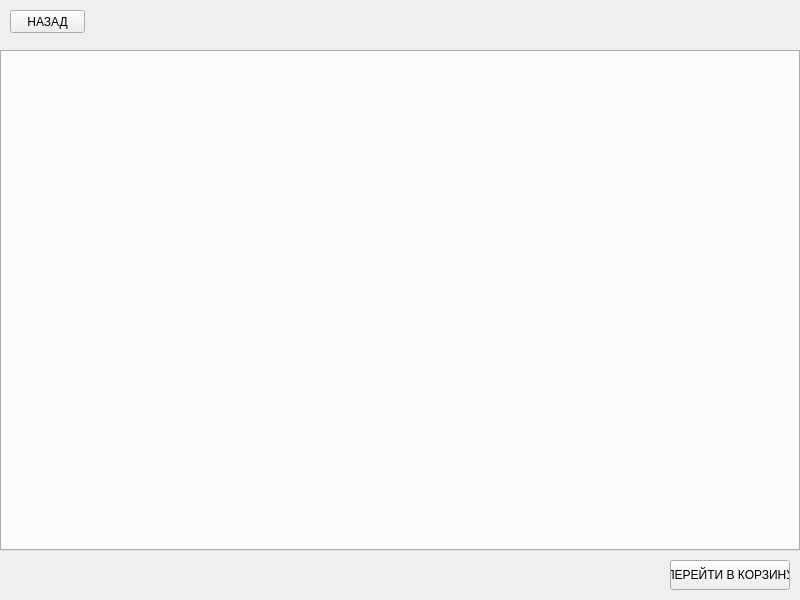
<?xml version="1.0" encoding="UTF-8"?>
<ui version="4.0">
 <class>MainWindow</class>
 <widget class="QMainWindow" name="MainWindow">
  <property name="geometry">
   <rect>
    <x>0</x>
    <y>0</y>
    <width>800</width>
    <height>600</height>
   </rect>
  </property>
  <property name="windowTitle">
   <string>MainWindow</string>
  </property>
  <widget class="QWidget" name="centralwidget">
   <widget class="QTabWidget" name="Categories">
    <property name="geometry">
     <rect>
      <x>0</x>
      <y>50</y>
      <width>800</width>
      <height>501</height>
     </rect>
    </property>
    <property name="sizePolicy">
     <sizepolicy hsizetype="Expanding" vsizetype="Expanding">
      <horstretch>0</horstretch>
      <verstretch>0</verstretch>
     </sizepolicy>
    </property>
    <property name="layoutDirection">
     <enum>Qt::LeftToRight</enum>
    </property>
    <property name="autoFillBackground">
     <bool>false</bool>
    </property>
    <property name="tabPosition">
     <enum>QTabWidget::North</enum>
    </property>
    <property name="tabShape">
     <enum>QTabWidget::Triangular</enum>
    </property>
    <property name="currentIndex">
     <number>0</number>
    </property>
    <property name="elideMode">
     <enum>Qt::ElideMiddle</enum>
    </property>
    <property name="usesScrollButtons">
     <bool>true</bool>
    </property>
    <property name="documentMode">
     <bool>false</bool>
    </property>
    <property name="tabsClosable">
     <bool>false</bool>
    </property>
    <property name="movable">
     <bool>true</bool>
    </property>
    <property name="tabBarAutoHide">
     <bool>false</bool>
    </property>
   </widget>
   <widget class="QPushButton" name="GoToBasket">
    <property name="geometry">
     <rect>
      <x>670</x>
      <y>560</y>
      <width>120</width>
      <height>30</height>
     </rect>
    </property>
    <property name="sizePolicy">
     <sizepolicy hsizetype="Fixed" vsizetype="Fixed">
      <horstretch>0</horstretch>
      <verstretch>0</verstretch>
     </sizepolicy>
    </property>
    <property name="text">
     <string>ПЕРЕЙТИ В КОРЗИНУ</string>
    </property>
   </widget>
   <widget class="QPushButton" name="BackToWelcome">
    <property name="geometry">
     <rect>
      <x>10</x>
      <y>10</y>
      <width>75</width>
      <height>23</height>
     </rect>
    </property>
    <property name="text">
     <string>НАЗАД</string>
    </property>
   </widget>
  </widget>
 </widget>
 <resources/>
 <connections/>
</ui>
